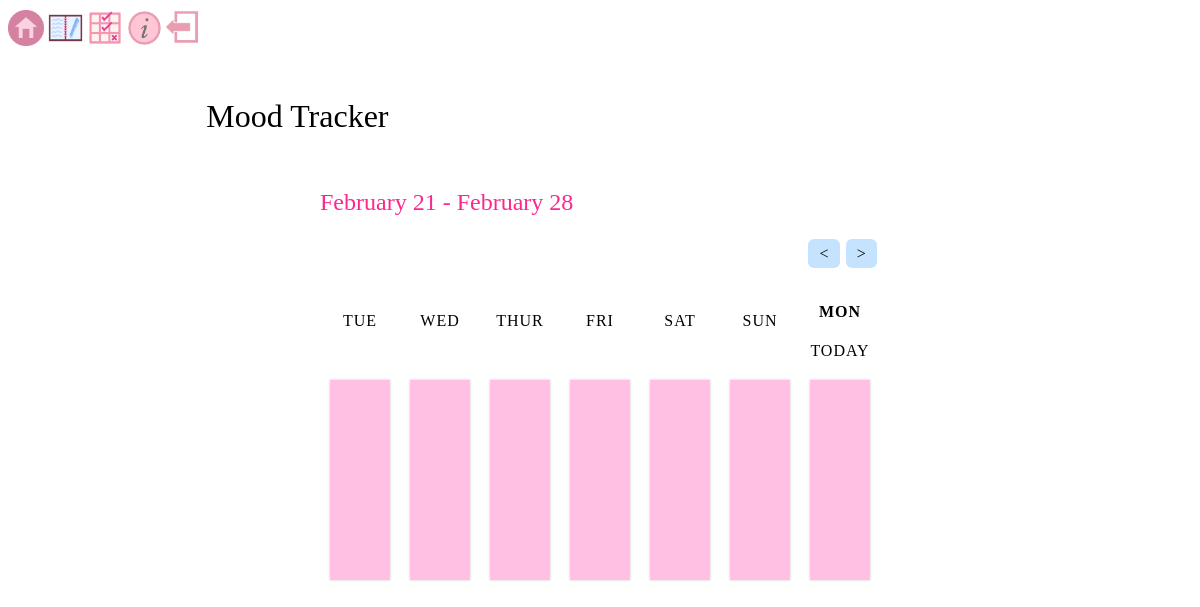
/moodtracker (signed in), run on an earlier commit of the app's database.
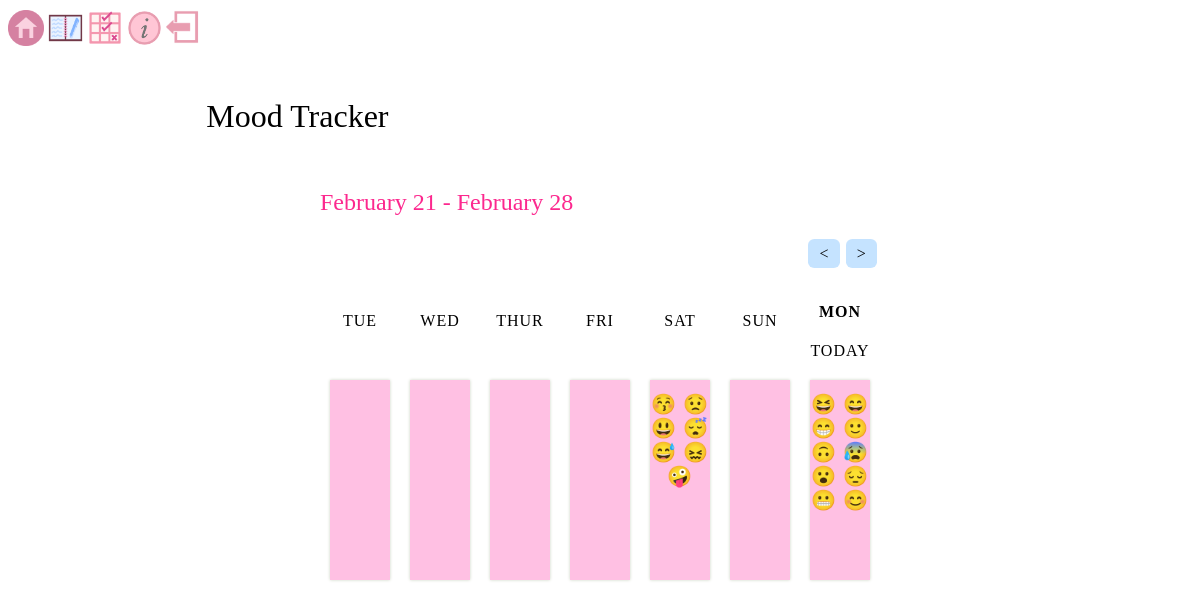
And on a later commit of the database.
### app/models.py (models this page shows, shortened)
class Moods(db.Model):
    id = db.Column(db.Integer, primary_key=True)
    date= db.Column(db.Date, nullable=False, default= date.today())
    moodlist = db.Column(db.Text, nullable=False)
    user_id = db.Column(db.Integer, db.ForeignKey('user.id'), nullable=False)

### app/routes.py (the view)
@app.route("/moodtracker")
@login_required
def moodtracker():
    todays_date= date.today()
    todaysactualdate= date.today()
    lastweek = todays_date - timedelta(days=7)
    mood1 = Moods.query.filter_by(user_id=current_user.id, date=todays_date).first() # grabbing moodlist for each day in the week
    mood2 = Moods.query.filter_by(user_id=current_user.id, date=todays_date-timedelta(days=1)).first()
    mood3 = Moods.query.filter_by(user_id=current_user.id, date=todays_date-timedelta(days=2)).first()
    mood4 = Moods.query.filter_by(user_id=current_user.id, date=todays_date-timedelta(days=3)).first()
    mood5 = Moods.query.filter_by(user_id=current_user.id, date=todays_date-timedelta(days=4)).first()
    mood6 = Moods.query.filter_by(user_id=current_user.id, date=todays_date-timedelta(days=5)).first()
    mood7 = Moods.query.filter_by(user_id=current_user.id, date=todays_date-timedelta(days=6)).first()
    return render_template("moodtracker.html",todaysactualdate=todaysactualdate, mood1=mood1, todays_date=todays_date, lastweek=lastweek, mood2=mood2, mood3=mood3, mood4=mood4, mood5=mood5, mood6=mood6, mood7=mood7, title="Mood Tracker")

### app/models.py (called while the page is built)
@login_manager.user_loader
def load_user(user_id):
    return User.query.get(int(user_id))

### app/templates/moodtracker.html (shortened to what this page needs)
<!doctype html>
<html lang="en">
    <head>
        <link rel="stylesheet" href="static\mood.css">
        <div>
            <a class="nav-link" href="/mainpage"><img src="static\images\home.png " width="3%"></a>
            <a class="nav-link" href="/journal"><img src="static\images\journal_icon.png " width="3%"></a>
            <a class="nav-link" href="/habittracker"><img src="static\images\habittracker_icon.png " width="3%"></a>
            <a class="nav-link" href="/info"><img src="static\images\information_icon.png " width="3%"></a>
            <a class="nav-link" href="/"><img src="static\images\logout_icon.png " width="3%"></a>
        </div>
    </head>
    <body onload="dayofWeek();">
        <div class="container">
            <h1> Mood Tracker </h1>
            <div id="week">
                <h2>{{ lastweek.strftime("%B %d") }} - {{ todays_date.strftime("%B %d") }}</h2>
                <form action= "/nextmoodtracker" method="POST" id="nextButton" >
                    <input type="submit" value=">">
                </form>
                <form action= "/prevmoodtracker" method="POST" id="backButton" >
                    <input type="submit" value="<">
                </form>
                <table>
                    <thead>
                        <tr>
                            <th id="day6" scope="col"> </th>
                            <th id="day5" scope="col"> </th>
                            <th id="day4" scope="col"> </th>
                            <th id="day3" scope="col"> </th>
                            <th id="day2" scope="col"> </th>
                            <th id="day1" scope="col"> </th>
                            {% if todays_date == todaysactualdate %}
                                <th  scope="col"><h4 id="day0"> </h4>TODAY</th>
                            {% else %}
                                <th id="day0" scope="col"> </th>
                            {% endif %}
                        </tr>
                    </thead><br/>
                    <tbody>
                        <tr>
                            <td>
                                 <div class="mood-box">
                                </div>
                            </td>
                            <td>
                                <div class="mood-box">
                               </div>
                           </td>
                           <td>
                                <div class="mood-box">
                                </div>
                            </td>
                            <td>
                                <div class="mood-box">
                               </div>
                           </td>
                            <td>
                                <div class="mood-box">
                                    {{ mood3.moodlist }}
                                </div>
                            </td>
                            <td>
                                <div class="mood-box">
                                </div>
                            </td>
                            <td>
                                <div class="mood-box">
                                    {{ mood1.moodlist }}
                                </div>
                            </td>
                        </tr>
                    </tbody>
                </table>
            </div>
        </div>
    </body>
</html>

What changed in the data, as far as the page shows it:
added Moods: moodlist "😚 😟 😃 😴😅 😖 🤪"
added Moods: moodlist "😆 😄 😁 🙂 🙃 😰 😮 😔 😬 😊"
